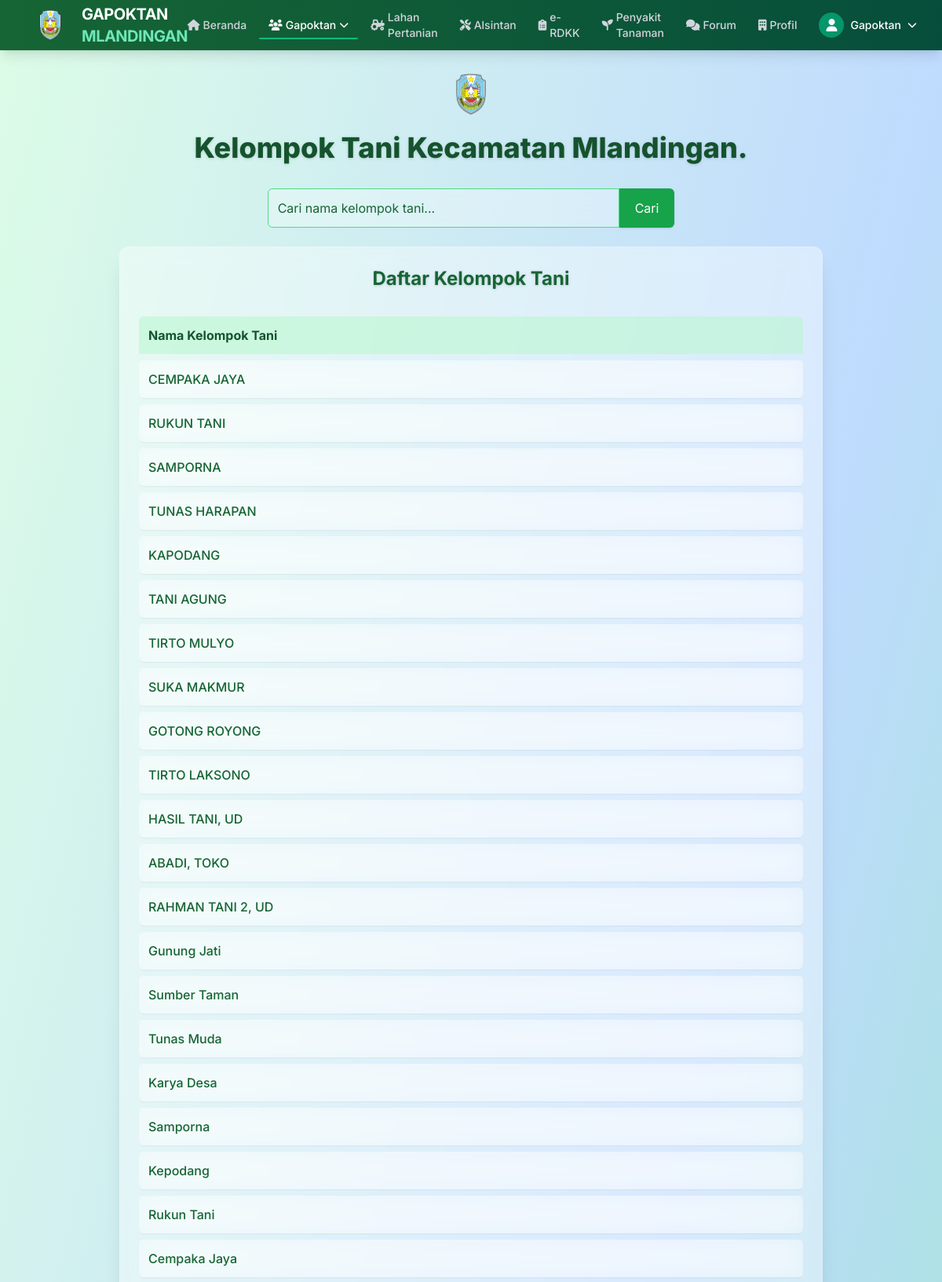
The app's page /petani/grup (signed in, upper part) with its own data.
### administrator/models.py (models this page shows, shortened)
class Grup(models.Model):
    nama = models.CharField(max_length=100, unique=True)
    aktif = models.BooleanField(default=True)
    slug = models.SlugField(max_length=200, null=True,blank=True, unique=True)
    class Meta:
        verbose_name_plural ="Data Grup"

### petani/views.py (the view)
# urls.py: path('grup', views.grup, name='grup'),
@login_required(login_url='login')
def grup(request):
    query = request.GET.get('q')
    if query:
        query_grup = Grup.objects.filter(Q(nama__icontains=query)).order_by('-id')
    else:
        query_grup = Grup.objects.order_by('-id')
    context = {
        "judul": "Halaman grup",
        "menu":"grup",
        'grup': query_grup,
    }
    return render(request, 'grup.html', context)

### petani/templates/grup.html (shortened to what this page needs)
{% extends "base.html" %}
{% load static %}
{% block content %}
<div class="min-h-screen bg-gradient-to-br from-green-100 via-blue-200 to-green-300 p-6">
    <header class="mb-8 text-center">
        <div class="flex justify-center mb-4">
            <img src="{% static 'gambar/logobpp.png' %}" alt="Logo" class="w-18 h-16">
        </div>
        <h1 class="text-4xl font-extrabold text-green-900 drop-shadow">Kelompok Tani Kecamatan Mlandingan.</h1>
    </header>
    <form method="get" action="" class="mb-6 flex justify-center">
        <input type="text" name="q" placeholder="Cari nama kelompok tani..."
            value="{{ request.GET.q }}"
            class="p-3 border border-green-400 rounded-l-md w-full max-w-md focus:outline-none focus:ring-2 focus:ring-green-500 bg-white/30 backdrop-blur-md text-green-900 placeholder-green-800">
        <button type="submit" class="bg-green-600 text-white px-5 rounded-r-md hover:bg-green-700 transition shadow">Cari</button>
    </form>
    <div class="backdrop-blur-md bg-white/40 rounded-xl shadow-xl p-6 border border-white/20 max-w-4xl mx-auto">
        <h2 class="text-2xl font-bold mb-6 text-center text-green-800 drop-shadow">Daftar Kelompok Tani</h2>
        <div class="overflow-x-auto">
            <table class="w-full text-left table-auto border-separate border-spacing-y-2">
                <thead>
                    <tr class="bg-green-200/60 text-green-900">
                        <th class="p-3 rounded-t-md">Nama Kelompok Tani</th>
                    </tr>
                </thead>
                {% for row in grup %}
                <tbody>
                    <tr class="hover:bg-green-100/50 transition backdrop-blur-md bg-white/30">
                        <td class="p-3 rounded-md text-green-800 font-medium shadow-sm">{{ row.nama }}</td>
                    </tr>
                </tbody>
                {% empty %}
                <tbody>
                    <tr>
                        <td class="p-3 text-center text-red-600 italic">Data tidak ditemukan.</td>
                    </tr>
                </tbody>
                {% endfor %}
            </table>
        </div>
    </div>
</div>
{% endblock content %}

### templates/navbar.html (shortened to what this page needs)
{% load static %}
 <nav class="bg-gradient-to-r from-green-800 to-emerald-900 text-white shadow-lg z-50">
    <div class="w-full px-4 sm:px-6 lg:px-8">
            <div class="flex justify-between h-16 items-center">
                <div class="flex items-center space-x-3">
                    <a href="{% url 'beranda' %}" class="flex items-center space-x-2 group">
                        <img src="{% static 'gambar/logobpp.png' %}" alt="Logo Gapoktan" class="w-18 h-12 transition-transform group-hover:rotate-12">
                        <span class="font-bold text-xl tracking-tight">GAPOKTAN<span class="text-emerald-300"> MLANDINGAN</span></span>
                    </a>
                </div>
<div class="hidden lg:flex items-center space-x-1">
    <a href="{% url 'beranda' %}"
       class="relative px-3 py-2 text-sm font-medium flex items-center space-x-1
       {% if request.resolver_match.url_name == 'beranda' %}
           text-white underline-pulse
       {% else %}
           text-gray-300 hover:text-white hover:border-b-2 hover:border-emerald-400
       {% endif %}">
        <i class="fas fa-home text-sm"></i>
        <span>Beranda</span>
    </a>
    <div class="relative group" x-data="{ open: false }">
        <button @click="open = !open"
                class="relative px-3 py-2 text-sm font-medium flex items-center space-x-1
               {% if request.resolver_match.url_name == 'grup' or request.resolver_match.url_name == 'ketua' or request.resolver_match.url_name == 'anggota' %}
                    text-white underline-pulse
                {% else %}
                    text-gray-300 hover:text-white hover:border-b-2 hover:border-emerald-400
                {% endif %}">
            <i class="fas fa-users text-sm"></i>
            <span>Gapoktan</span>
            <i class="fas fa-chevron-down text-xs transition-transform duration-200"
               :class="{'transform rotate-180': open}"></i>
        </button>
    </div>
    <a href="{% url 'lahan' %}"
       class="relative px-3 py-2 text-sm font-medium flex items-center space-x-1
       {% if request.resolver_match.url_name == 'lahan' %}
           text-white underline-pulse
       {% else %}
           text-gray-300 hover:text-white hover:border-b-2 hover:border-emerald-400
       {% endif %}">
        <i class="fas fa-tractor text-sm"></i>
        <span>Lahan Pertanian</span>
    </a>
    <a href="{% url 'alsintan' %}"
       class="relative px-3 py-2 text-sm font-medium flex items-center space-x-1
       {% if request.resolver_match.url_name == 'alsintan' %}
           text-white underline-pulse
       {% else %}
           text-gray-300 hover:text-white hover:border-b-2 hover:border-emerald-400
       {% endif %}">
        <i class="fas fa-tools text-sm"></i>
        <span>Alsintan</span>
    </a>
    <a href="{% url 'erdkk' %}"
       class="relative px-3 py-2 text-sm font-medium flex items-center space-x-1
       {% if request.resolver_match.url_name == 'erdkk' %}
           text-white underline-pulse
       {% else %}
           text-gray-300 hover:text-white hover:border-b-2 hover:border-emerald-400
       {% endif %}">
        <i class="fas fa-clipboard-list text-sm"></i>
        <span>e-RDKK</span>
    </a>
    <a href="{% url 'tanaman' %}"
       class="relative px-3 py-2 text-sm font-medium flex items-center space-x-1
       {% if request.resolver_match.url_name == 'tanaman' %}
           text-white underline-pulse
       {% else %}
           text-gray-300 hover:text-white hover:border-b-2 hover:border-emerald-400
       {% endif %}">
        <i class="fas fa-seedling text-sm"></i>
        <span>Penyakit Tanaman</span>
    </a>
    <a href="{% url 'daftar_forum' %}"
       class="relative px-3 py-2 text-sm font-medium flex items-center space-x-1
       {% if request.resolver_match.url_name == 'daftar_forum' %}
           text-white underline-pulse
       {% else %}
           text-gray-300 hover:text-white hover:border-b-2 hover:border-emerald-400
       {% endif %}">
        <i class="fas fa-comments text-sm"></i>
        <span>Forum</span>
    </a>
      <a href="{% url 'profil' %}"
       class="relative px-3 py-2 text-sm font-medium flex items-center space-x-1
       {% if request.resolver_match.url_name == 'profil' %}
           text-white underline-pulse
       {% else %}
           text-gray-300 hover:text-white hover:border-b-2 hover:border-emerald-400
       {% endif %}">
        <i class="fa fa-building text-sm"></i>
        <span>Profil</span>
    </a>
</div>
                <div class="hidden md:flex items-center ml-4 relative" x-data="{ userMenuOpen: false }">
                    {% if user.is_authenticated %}
                        <button @click="userMenuOpen = !userMenuOpen" class="flex items-center space-x-2 focus:outline-none">
                            <div class="w-8 h-8 rounded-full bg-emerald-600 flex items-center justify-center text-white font-medium">
                                <i class="fas fa-user"></i>
                            </div>
                            <span class="text-sm font-medium">{{ request.session.username }}</span>
                            <i class="fas fa-chevron-down text-xs transition-transform duration-200" :class="{'transform rotate-180': userMenuOpen}"></i>
                        </button>
                    {% else %}
                        <a href="{% url 'login' %}" class="px-3 py-2 text-sm font-medium text-white hover:underline">Login</a>
                    {% endif %}
                </div>
            </div>
        </div>
    </nav>

### templates/styles.html (style rules this page uses)
.underline-pulse::after { content: ''; position: absolute; bottom: 0; left: 0; height: 2px; width: 100%; background-color: #10b981; animation: underlinePulse 1.8s ease-in-out infinite; border-radius: 9999px; }
body { font-family: 'Inter', sans-serif; @apply bg-gray-50 text-gray-800 antialiased min-h-full; }

### records on screen
Grup: nama "CEMPAKA JAYA"
Grup: nama "RUKUN TANI"
Grup: nama "SAMPORNA"
Grup: nama "TUNAS HARAPAN"
Grup: nama "KAPODANG"
Grup: nama "TANI AGUNG"
Grup: nama "TIRTO MULYO"
Grup: nama "SUKA MAKMUR"
Grup: nama "GOTONG ROYONG"
Grup: nama "TIRTO LAKSONO"
Grup: nama "HASIL TANI, UD"
Grup: nama "ABADI, TOKO"
Grup: nama "RAHMAN TANI 2, UD"
Grup: nama "Gunung Jati"
Grup: nama "Sumber Taman"
Grup: nama "Tunas Muda"
Grup: nama "Karya Desa"
Grup: nama "Samporna"
Grup: nama "Kepodang"
Grup: nama "Rukun Tani"
Grup: nama "Cempaka Jaya"

### other values on screen
{{ request.session.username }} "Gapoktan"
